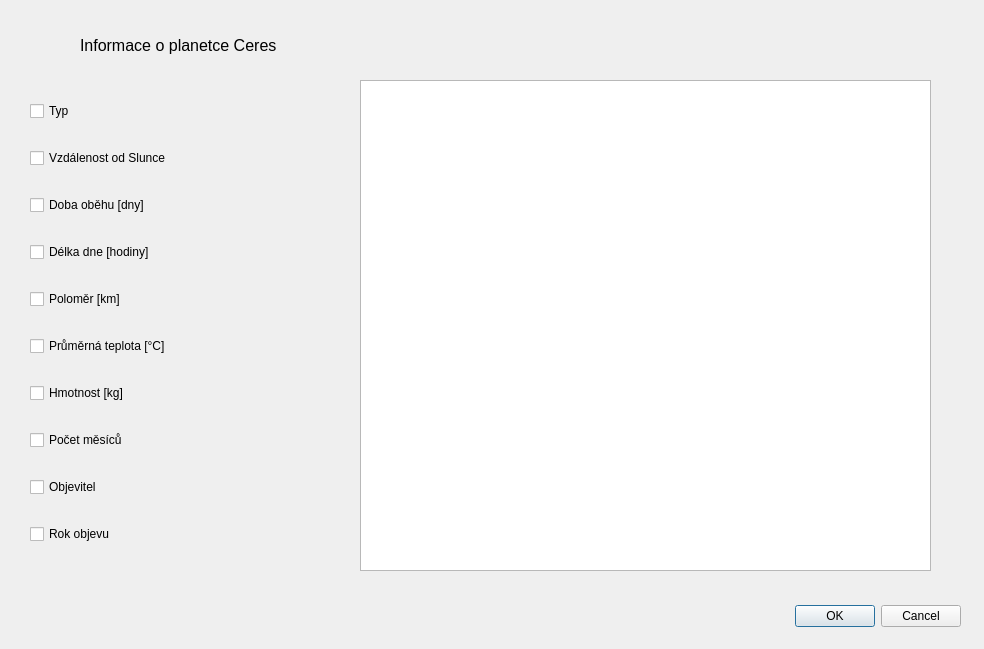
<?xml version="1.0" encoding="UTF-8"?>
<ui version="4.0">
 <class>DialogCeres</class>
 <widget class="QDialog" name="DialogCeres">
  <property name="geometry">
   <rect>
    <x>0</x>
    <y>0</y>
    <width>984</width>
    <height>649</height>
   </rect>
  </property>
  <property name="windowTitle">
   <string>Dialog</string>
  </property>
  <widget class="QDialogButtonBox" name="buttonBox">
   <property name="geometry">
    <rect>
     <x>620</x>
     <y>600</y>
     <width>341</width>
     <height>32</height>
    </rect>
   </property>
   <property name="orientation">
    <enum>Qt::Horizontal</enum>
   </property>
   <property name="standardButtons">
    <set>QDialogButtonBox::Cancel|QDialogButtonBox::Ok</set>
   </property>
  </widget>
  <widget class="QLabel" name="label">
   <property name="geometry">
    <rect>
     <x>80</x>
     <y>30</y>
     <width>291</width>
     <height>31</height>
    </rect>
   </property>
   <property name="text">
    <string>&lt;html&gt;&lt;head/&gt;&lt;body&gt;&lt;p&gt;&lt;span style=&quot; font-size:12pt;&quot;&gt;Informace o planetce Ceres&lt;/span&gt;&lt;/p&gt;&lt;/body&gt;&lt;/html&gt;</string>
   </property>
  </widget>
  <widget class="QTableView" name="tableViewCeres">
   <property name="geometry">
    <rect>
     <x>360</x>
     <y>80</y>
     <width>571</width>
     <height>491</height>
    </rect>
   </property>
  </widget>
  <widget class="QWidget" name="verticalLayoutWidget">
   <property name="geometry">
    <rect>
     <x>30</x>
     <y>80</y>
     <width>301</width>
     <height>491</height>
    </rect>
   </property>
   <layout class="QVBoxLayout" name="verticalLayout">
    <item>
     <widget class="QCheckBox" name="checkBox_2">
      <property name="text">
       <string>Typ</string>
      </property>
     </widget>
    </item>
    <item>
     <widget class="QCheckBox" name="checkBox_4">
      <property name="text">
       <string>Vzdálenost od Slunce</string>
      </property>
     </widget>
    </item>
    <item>
     <widget class="QCheckBox" name="checkBox_5">
      <property name="text">
       <string>Doba oběhu [dny]</string>
      </property>
     </widget>
    </item>
    <item>
     <widget class="QCheckBox" name="checkBox_8">
      <property name="text">
       <string>Délka dne [hodiny]</string>
      </property>
     </widget>
    </item>
    <item>
     <widget class="QCheckBox" name="checkBox_9">
      <property name="text">
       <string>Poloměr [km]</string>
      </property>
     </widget>
    </item>
    <item>
     <widget class="QCheckBox" name="checkBox_7">
      <property name="text">
       <string>Průměrná teplota [°C]</string>
      </property>
     </widget>
    </item>
    <item>
     <widget class="QCheckBox" name="checkBox_10">
      <property name="text">
       <string>Hmotnost [kg]</string>
      </property>
     </widget>
    </item>
    <item>
     <widget class="QCheckBox" name="checkBox_6">
      <property name="text">
       <string>Počet měsíců</string>
      </property>
     </widget>
    </item>
    <item>
     <widget class="QCheckBox" name="checkBox_3">
      <property name="text">
       <string>Objevitel</string>
      </property>
     </widget>
    </item>
    <item>
     <widget class="QCheckBox" name="checkBox">
      <property name="text">
       <string>Rok objevu</string>
      </property>
     </widget>
    </item>
   </layout>
  </widget>
 </widget>
 <resources/>
 <connections>
  <connection>
   <sender>buttonBox</sender>
   <signal>accepted()</signal>
   <receiver>DialogCeres</receiver>
   <slot>accept()</slot>
   <hints>
    <hint type="sourcelabel">
     <x>248</x>
     <y>254</y>
    </hint>
    <hint type="destinationlabel">
     <x>157</x>
     <y>274</y>
    </hint>
   </hints>
  </connection>
  <connection>
   <sender>buttonBox</sender>
   <signal>rejected()</signal>
   <receiver>DialogCeres</receiver>
   <slot>reject()</slot>
   <hints>
    <hint type="sourcelabel">
     <x>316</x>
     <y>260</y>
    </hint>
    <hint type="destinationlabel">
     <x>286</x>
     <y>274</y>
    </hint>
   </hints>
  </connection>
 </connections>
</ui>
